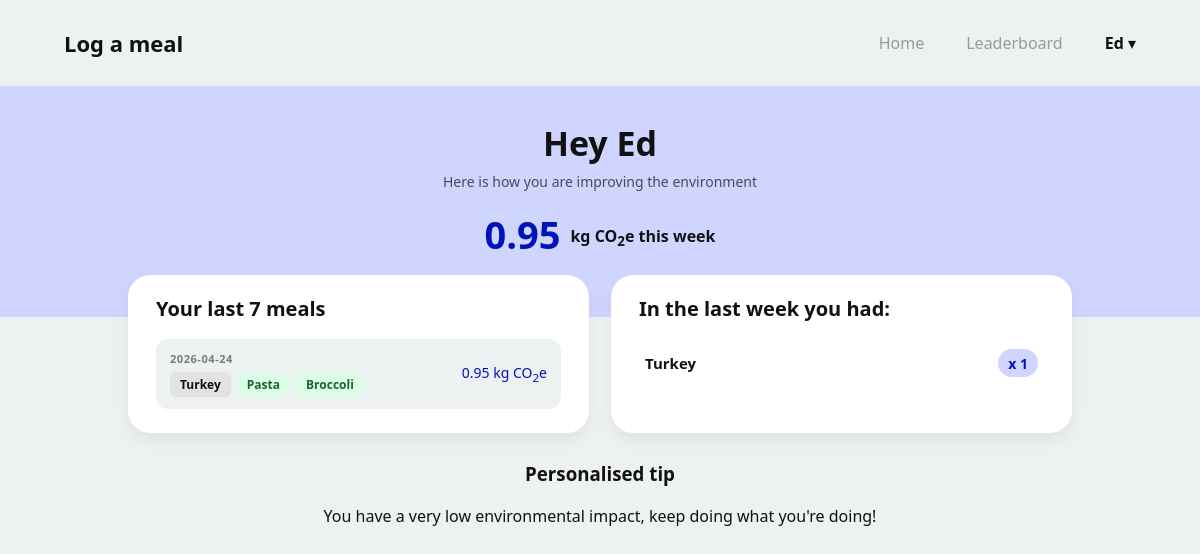
The app's page / (signed in), older data.
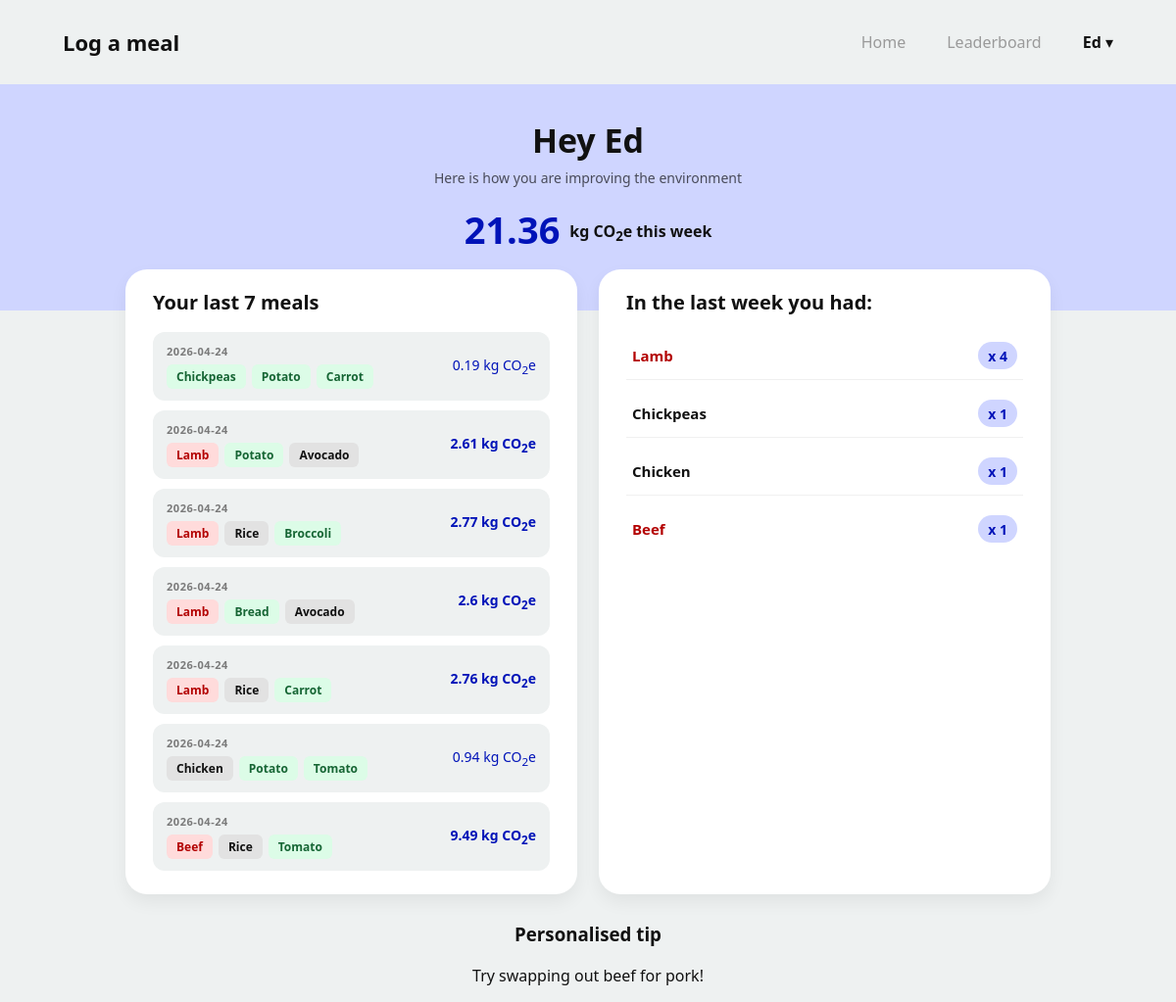
The same page, newer data.
### app/models.py (models this page shows, shortened)
class User(db.Model,UserMixin):
    __tablename__ = 'users'
    id: so.Mapped[int] = so.mapped_column(primary_key=True)
    username: so.Mapped[str] = so.mapped_column(sa.String(63), index=True, unique=True)
    email: so.Mapped[str] = so.mapped_column(sa.String(119), index=True, unique=True)
    password_hash: so.Mapped[Optional[str]] = so.mapped_column(sa.String(255))
    weekly_score: so.Mapped[int] = so.mapped_column(sa.Integer, index=True, default=0)
    meals: so.Mapped[list['Meal']] = so.relationship(back_populates='user')

class Meal(db.Model):
    id: so.Mapped[int] = so.mapped_column(primary_key=True)
    carb: so.Mapped[str] = so.mapped_column(sa.String(16))
    protein: so.Mapped[str] = so.mapped_column(sa.String(16))
    veg: so.Mapped[str] = so.mapped_column(sa.String(16))
    total_emissions: so.Mapped[float] = so.mapped_column(sa.Float, default=0)
    date_added: so.Mapped[str] = so.mapped_column(sa.Date, default=date.today())
    user_id: so.Mapped[int] = so.mapped_column(sa.ForeignKey(User.id), index=True)
    user: so.Mapped[User] = so.relationship(back_populates='meals')
    def get_qualitative_impact(self):
        if self.total_emissions < 0.5:
            qualitative_impact = "very_low"
        elif self.total_emissions < 1:
            qualitative_impact = "low"
        elif self.total_emissions < 2:
            qualitative_impact = "medium"
        elif self.total_emissions < 3:
            qualitative_impact = "high"
        else:
            qualitative_impact = "very_high"
        return qualitative_impact

### app/routes.py (the view)
@app.route("/", methods=["GET", "POST"])
def index():
    if current_user.is_authenticated:
        last_7_meals = current_user.meals[-7:][::-1]
        protein_count = {}
        weekly_total = 0
        for meal in last_7_meals:
            weekly_total += meal.total_emissions
            if meal.protein not in protein_count:
                protein_count[meal.protein] = 1
            else:
                protein_count[meal.protein] += 1
        sorted_protein_count = dict(
            sorted(protein_count.items(), key=lambda item: item[1],
                   reverse=True))  # just so it lists the protein count in the 'in the last week you had' in order of quantity (desc)
        return render_template("index.html",
                               last_7_meals=last_7_meals,
                               protein_count=sorted_protein_count,
                               user_name=current_user.username, weekly_total=weekly_total)
    else:
        return render_template("LandingPage.html",
                               title="Welcome to FoodApp",
                               headline="Building a Sustainable Future")

### app/models.py (called while the page is built)
@login.user_loader
def load_user(id):
    return db.session.get(User, int(id))

### app/templates/index.html (shortened to what this page needs)
{% extends "base.html" %}
{% block styles %}
<link rel="stylesheet" href="{{ url_for('static', filename='css/log_meal.css') }}">
{% endblock %}
{% block content %}
<main class="dash">
    <section class="dash-hero">
        <h1 class="dash-title">{{"Hey " + user_name if user_name else "You are not logged in" }}</h1>
        <p class="dash-subtitle">Here is how you are improving the environment</p>
        <div style="margin-top: 24px; font-size: 38px; font-weight: 800; color: var(--blue-dark); line-height: 1;">
            {{ weekly_total|round(2) }}
            <span style="font-size: 16px; font-weight: 600; color: var(--text-main); vertical-align: middle;">
                kg CO<sub>2</sub>e this week
            </span>
        </div>
    </section>
    <section class="stats">
        <div class="stat-card">
            <div class="stat-title">Your last 7 meals</div>
            <div class="history-list">
                {% set high_impact = ['beef', 'lamb', 'shrimp'] %}
                {% set low_impact = ['tofu', 'lentils', 'chickpeas', 'beans', 'bread', 'potato', 'pasta', 'oats',
                'carrot', 'broccoli', 'tomato', 'onion'] %}
                {% for meal in last_7_meals %}
                <div class="history-item">
                    <div class="history-left">
                        <div class="history-date">{{ meal.date_added }}</div>
                        <div class="history-ingredients">
                            <span class="ing-tag {% if meal.protein in high_impact %}ing-tag--high{% elif meal.protein in low_impact %}ing-tag--low{% endif %}">
                                {{ meal.protein }}
                            </span>
                            <span class="ing-tag {% if meal.carb in high_impact %}ing-tag--high{% elif meal.carb in low_impact %}ing-tag--low{% endif %}">
                                {{ meal.carb }}
                            </span>
                            <span class="ing-tag {% if meal.veg in high_impact %}ing-tag--high{% elif meal.veg in low_impact %}ing-tag--low{% endif %}">
                                {{ meal.veg }}
                            </span>
                        </div>
                    </div>
                    <div class="history-emission {% if meal.get_qualitative_impact() in ['high', 'very_high'] %}history-emission--high{% endif %}">
                        {{ meal.total_emissions|round(2) }} kg CO<sub>2</sub>e
                    </div>
                </div>
                {% else %}
                <div class="stat-label" style="margin-top: 10px;">You haven't logged any meals yet!</div>
                {% endfor %}
            </div>
        </div>
        <div class="stat-card stat-card--right">
            <div class="stat-title">In the last week you had:</div>
            <div class="freq-list">
                {% for k, v in protein_count.items() %}
                <div class="freq-item">
                    <div class="freq-name {% if k in ['beef', 'lamb', 'shrimp'] %}freq-name--high{% endif %}">
                        {{ k }}
                    </div>
                    <div class="freq-count"> x {{ v }}</div>
                </div>
                {% else %}
                <div class="stat-label" style="margin-top: 10px;">No data to display.</div>
                {% endfor %}
            </div>
        </div>
    </section>
    <h3 style="text-align:center">Personalised tip</h3>
    {% if "beef" in protein_count.keys() %}
    <p style="text-align:center">Try swapping out beef for pork!</p>
    {% elif "lamb" in protein_count.keys() %}
    <p style="text-align:center">Try swapping out lamb for turkey!</p>
    {% elif "shrimp" in protein_count.keys() %}
    <p style="text-align:center">Try swapping out shrimp for wild fish!</p>
    {% elif "pork" in protein_count.keys() %}
    <p style="text-align:center">Try swapping out pork for tofu!</p>
    {% else %}
    <p style="text-align:center">You have a very low environmental impact, keep doing what you're doing!</p>
    {% endif %}
</main>
{% endblock %}

### app/templates/base.html (shortened to what this page needs)
<!DOCTYPE html>
<html lang="en">
<head>
    <link rel="stylesheet" href="{{ url_for('static', filename='css/style.css') }}">
    {% block styles %}{% endblock %}
</head>
<body>
<header class="nav">
    <div class="nav-inner">
        <div class="nav-brand">
            <a href="{{ url_for('log_meal') }}">Log a meal</a>
        </div>
        <nav class="nav-links">
            <a href="{{ url_for('index') }}">Home</a>
            <a href="{{ url_for('leaderboard') }}">Leaderboard</a>
            {% if current_user.is_authenticated %}
            <div class="nav-user-dropdown">
                <button class="dropdown-trigger">
                    <strong>{{ current_user.username }}</strong> ▾
                </button>
            </div>
            {% else %}
            <a href="{{ url_for('login') }}">Login</a>
            <a href="{{ url_for('signup') }}" class="nav-cta">Sign Up</a>
            {% endif %}
        </nav>
    </div>
</header>
{% block content %}
{% endblock %}
</body>
</html>

### app/static/css/style.css (style rules this page uses)
*, *::before, *::after { box-sizing: border-box; }
:root { --bg-main: #ffffff; --bg-page: #eef1f1; --lavender: #cfd5ff; --blue-primary: #0b3dff; --blue-dark: #0013b8; --text-main: #111111; --text-muted: #7a7a7a; --text-nav: #9a9a9a; --card-bg: #ffffff; --shadow-sm: 0 8px 18px rgba(0, 0, 0, 0.06); --placeholder: #d9d9d9; --gray-box: #d8d8d8; --container-max: 1120px; --radius-lg: 48px; }
body { margin: 0; font-family: system-ui, -apple-system, sans-serif; background: var(--bg-main); color: var(--text-main); }
.nav { width: 100%; background: transparent; }
.nav-inner { max-width: var(--container-max); margin: 0 auto; padding: 22px 24px; display: flex; align-items: center; justify-content: space-between; }
.nav-brand a { text-decoration: none; color: var(--text-main); font-weight: 700; font-size: 22px; }
.nav-links { list-style: none; display: flex; align-items: center; gap: 42px; margin: 0; padding: 0; }
.nav-links a { text-decoration: none; color: var(--text-nav); font-weight: 500; font-size: 16px; }
.nav-user-dropdown { position: relative; display: inline-block; }
.dropdown-trigger { background: none; border: none; color: var(--text-main); font-size: 16px; cursor: pointer; padding: 10px 0; font-family: inherit; }
.nav-user-dropdown::after { content: ""; position: absolute; top: 100%; left: 0; width: 100%; height: 15px; display: block; }

### app/static/css/log_meal.css (style rules this page uses)
body { background: var(--bg-page); }
.dash { min-height: 100vh; }
.dash-hero { background: var(--lavender); padding: 34px 18px 64px; text-align: center; }
.dash-title { margin: 0; font-size: 34px; font-weight: 800; }
.dash-subtitle { margin: 6px 0 0; font-size: 14px; color: rgba(0, 0, 0, 0.65); }
.stats { max-width: 980px; margin: -42px auto 28px; padding: 0 18px; display: grid; grid-template-columns: 1fr 1fr; gap: 22px; }
.stat-card { background: var(--card-bg); border-radius: 22px; box-shadow: var(--shadow-sm); padding: 24px 28px; min-height: 92px; display: flex; flex-direction: column; justify-content: flex-start; }
.stat-title { font-size: 20px; line-height: 1; font-weight: 800; margin-bottom: 6px; }
.history-list, .freq-list { display: flex; flex-direction: column; gap: 10px; margin-top: 14px; }
.history-item { display: flex; justify-content: space-between; align-items: center; padding: 12px 14px; background: var(--bg-page); border-radius: 12px; }
.history-ingredients { display: flex; gap: 6px; flex-wrap: wrap; }
.ing-tag { font-size: 12px; font-weight: 600; padding: 4px 10px; border-radius: 6px; background: #e2e2e2; color: var(--text-main); text-transform: capitalize; }
.ing-tag--high { background: #ffdbdb; color: #b30000; }
.ing-tag--low { background: #dcfce7; color: #166534; }
.history-emission { font-weight: 500; color: var(--blue-dark); font-size: 14px; white-space: nowrap; }
.history-emission--high { font-weight: 800; }
.freq-item { display: flex; justify-content: space-between; align-items: center; padding: 10px 6px; border-bottom: 1px solid rgba(0, 0, 0, 0.06); }
.freq-item:last-child { border-bottom: none; }
.freq-name { font-weight: 600; text-transform: capitalize; font-size: 15px; }
.freq-count { display: inline-flex; align-items: center; justify-content: center; padding: 0 10px; min-width: 38px; height: 28px; border-radius: 14px; background: var(--lavender); color: var(--blue-dark); font-weight: 800; font-size: 14px; }
.history-left { display: flex; flex-direction: column; gap: 6px; }
.history-date { font-size: 11px; color: var(--text-muted); font-weight: 600; text-transform: uppercase; letter-spacing: 0.05em; }
.freq-name--high { color: #b30000; }

Row changes from the older to the newer data that the page shows:
no longer on this page (row unchanged): Meal: date_added "2026-04-24", protein "Turkey", carb "Pasta", veg "Broccoli", total_emissions "0.95", v "1"
added Meal: date_added "2026-04-24", protein "Chickpeas", carb "Potato", veg "Carrot", total_emissions "0.19", v "1"
added Meal: date_added "2026-04-24", protein "Lamb", carb "Potato", veg "Avocado", total_emissions "2.61", user "4"
added Meal: date_added "2026-04-24", protein "Lamb", carb "Rice", veg "Broccoli", total_emissions "2.77", shown under "Hey Ed"
added Meal: date_added "2026-04-24", protein "Lamb", carb "Bread", veg "Avocado", total_emissions "2.6", shown under "Hey Ed"
added Meal: date_added "2026-04-24", protein "Lamb", carb "Rice", veg "Carrot", total_emissions "2.76", shown under "Hey Ed"
added Meal: date_added "2026-04-24", protein "Chicken", carb "Potato", veg "Tomato", total_emissions "0.94", v "1"
added Meal: date_added "2026-04-24", protein "Beef", carb "Rice", veg "Tomato", total_emissions "9.49", v "1"
Text that changed along with them:
{{ weekly_total|round(2) }}: "0.95" → "21.36"
text no longer shown: "You have a very low environmental impact, keep doing what you're doing!"
text now shown: "Try swapping out beef for pork!"
